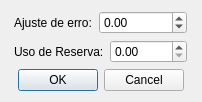
<?xml version="1.0" encoding="UTF-8"?>
<ui version="4.0">
 <class>Form</class>
 <widget class="QWidget" name="Form">
  <property name="geometry">
   <rect>
    <x>0</x>
    <y>0</y>
    <width>202</width>
    <height>101</height>
   </rect>
  </property>
  <property name="minimumSize">
   <size>
    <width>0</width>
    <height>0</height>
   </size>
  </property>
  <property name="maximumSize">
   <size>
    <width>1666666</width>
    <height>16966</height>
   </size>
  </property>
  <property name="contextMenuPolicy">
   <enum>Qt::DefaultContextMenu</enum>
  </property>
  <property name="windowTitle">
   <string>Ajustes</string>
  </property>
  <layout class="QVBoxLayout" name="verticalLayout_2">
   <item>
    <layout class="QHBoxLayout" name="horizontalLayout_3">
     <item>
      <spacer name="horizontalSpacer_2">
       <property name="orientation">
        <enum>Qt::Horizontal</enum>
       </property>
       <property name="sizeType">
        <enum>QSizePolicy::Maximum</enum>
       </property>
       <property name="sizeHint" stdset="0">
        <size>
         <width>100</width>
         <height>20</height>
        </size>
       </property>
      </spacer>
     </item>
     <item>
      <layout class="QVBoxLayout" name="verticalLayout">
       <item>
        <layout class="QHBoxLayout" name="horizontalLayout">
         <item>
          <widget class="QLabel" name="labelAjuste">
           <property name="text">
            <string>Ajuste de erro:</string>
           </property>
          </widget>
         </item>
         <item>
          <widget class="QDoubleSpinBox" name="spinAjuste">
           <property name="minimum">
            <double>-9999999.000000000000000</double>
           </property>
           <property name="maximum">
            <double>9999999.990000000223517</double>
           </property>
          </widget>
         </item>
        </layout>
       </item>
       <item>
        <layout class="QHBoxLayout" name="horizontalLayout_2">
         <item>
          <widget class="QLabel" name="labelHistorico">
           <property name="text">
            <string>Uso de Reserva:</string>
           </property>
          </widget>
         </item>
         <item>
          <widget class="QDoubleSpinBox" name="spinHistorico">
           <property name="maximum">
            <double>99999.990000000005239</double>
           </property>
          </widget>
         </item>
        </layout>
       </item>
      </layout>
     </item>
     <item>
      <spacer name="horizontalSpacer">
       <property name="orientation">
        <enum>Qt::Horizontal</enum>
       </property>
       <property name="sizeType">
        <enum>QSizePolicy::Maximum</enum>
       </property>
       <property name="sizeHint" stdset="0">
        <size>
         <width>100</width>
         <height>20</height>
        </size>
       </property>
      </spacer>
     </item>
    </layout>
   </item>
   <item>
    <widget class="QDialogButtonBox" name="buttonBox">
     <property name="standardButtons">
      <set>QDialogButtonBox::Cancel|QDialogButtonBox::Ok</set>
     </property>
     <property name="centerButtons">
      <bool>true</bool>
     </property>
    </widget>
   </item>
  </layout>
 </widget>
 <includes>
  <include location="local">Qt::SubWindow</include>
 </includes>
 <resources/>
 <connections/>
</ui>
